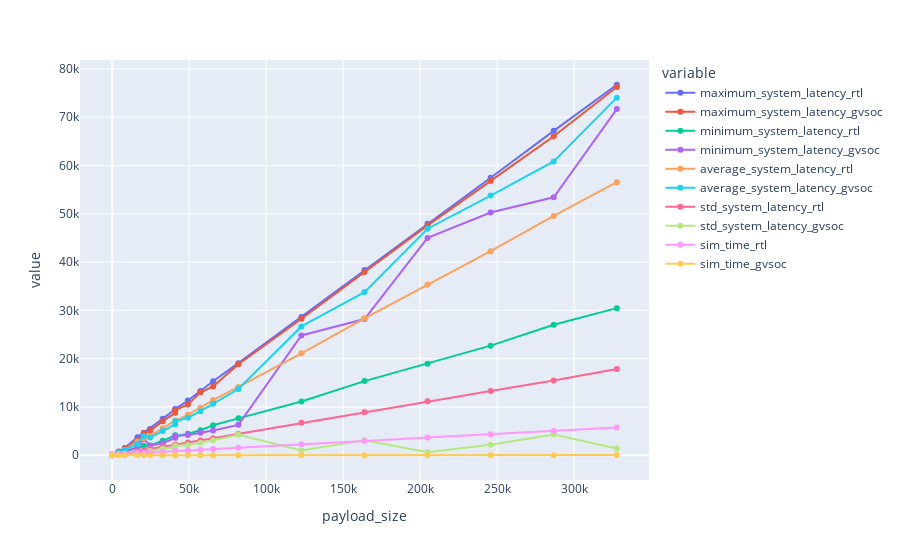

Notebook code cell kept with this figure:
### Code cell
file = "results_full_load.csv"

data = pd.read_csv(file)
data.sort_values(by=['payload_size'], inplace=True)
fig = px.line(data, x="payload_size", y=data.columns, markers=True)
fig.show()

### Figure 1 — Plotly figure (JSON) as saved in the notebook; plotly's stock layout.template omitted (floating-point values rounded to 4 significant figures)
{"data": [{"hovertemplate": "variable=maximum_system_latency_rtl<br>payload_size=%{x}<br>value=%{y}<extra></extra>", "legendgroup": "maximum_system_latency_rtl", "line": {"color": "#636efa", "dash": "solid"}, "marker": {"symbol": "circle"}, "mode": "lines+markers", "name": "maximum_system_latency_rtl", "orientation": "v", "showlegend": true, "type": "scatter", "x": [1, 5, 4096, 8192, 16384, 20480, 24576, 32768, 40960, 40960, 49152, 57344, 65536, 81920, 122880, 163840, 204800, 245760, 286720, 327680], "xaxis": "x", "y": [60, 143, 746, 1494, 3712, 4673, 5463, 7542, 9562, 9537, 11328, 13293, 15326, 19070, 28639, 38377, 47919, 57466, 67166, 76711], "yaxis": "y"}, {"hovertemplate": "variable=maximum_system_latency_gvsoc<br>payload_size=%{x}<br>value=%{y}<extra></extra>", "legendgroup": "maximum_system_latency_gvsoc", "line": {"color": "#EF553B", "dash": "solid"}, "marker": {"symbol": "circle"}, "mode": "lines+markers", "name": "maximum_system_latency_gvsoc", "orientation": "v", "showlegend": true, "type": "scatter", "x": [1, 5, 4096, 8192, 16384, 20480, 24576, 32768, 40960, 40960, 49152, 57344, 65536, 81920, 122880, 163840, 204800, 245760, 286720, 327680], "xaxis": "x", "y": [47, 110, 763, 1364, 3088, 4578, 5056, 7057, 8782, 9371, 10521, 13021, 14236, 18832, 28267, 37924, 47591, 56796, 66058, 76234], "yaxis": "y"}, {"hovertemplate": "variable=minimum_system_latency_rtl<br>payload_size=%{x}<br>value=%{y}<extra></extra>", "legendgroup": "minimum_system_latency_rtl", "line": {"color": "#00cc96", "dash": "solid"}, "marker": {"symbol": "circle"}, "mode": "lines+markers", "name": "minimum_system_latency_rtl", "orientation": "v", "showlegend": true, "type": "scatter", "x": [1, 5, 4096, 8192, 16384, 20480, 24576, 32768, 40960, 40960, 49152, 57344, 65536, 81920, 122880, 163840, 204800, 245760, 286720, 327680], "xaxis": "x", "y": [40, 104, 358, 714, 1559, 1977, 2018, 2994, 4121, 3910, 4443, 5172, 6207, 7642, 11121, 15354, 18950, 22693, 27027, 30461], "yaxis": "y"}, {"hovertemplate": "variable=minimum_system_latency_gvsoc<br>payload_size=%{x}<br>value=%{y}<extra></extra>", "legendgroup": "minimum_system_latency_gvsoc", "line": {"color": "#ab63fa", "dash": "solid"}, "marker": {"symbol": "circle"}, "mode": "lines+markers", "name": "minimum_system_latency_gvsoc", "orientation": "v", "showlegend": true, "type": "scatter", "x": [1, 5, 4096, 8192, 16384, 20480, 24576, 32768, 40960, 40960, 49152, 57344, 65536, 81920, 122880, 163840, 204800, 245760, 286720, 327680], "xaxis": "x", "y": [27, 75, 311, 885, 1600, 3390, 1964, 2483, 3628, 4018, 4205, 4640, 5120, 6293, 24813, 28206, 44994, 50268, 53414, 71677], "yaxis": "y"}, {"hovertemplate": "variable=average_system_latency_rtl<br>payload_size=%{x}<br>value=%{y}<extra></extra>", "legendgroup": "average_system_latency_rtl", "line": {"color": "#FFA15A", "dash": "solid"}, "marker": {"symbol": "circle"}, "mode": "lines+markers", "name": "average_system_latency_rtl", "orientation": "v", "showlegend": true, "type": "scatter", "x": [1, 5, 4096, 8192, 16384, 20480, 24576, 32768, 40960, 40960, 49152, 57344, 65536, 81920, 122880, 163840, 204800, 245760, 286720, 327680], "xaxis": "x", "y": [49.2, 121.9, 546.7, 1099.0, 2858.0, 3525.0, 4033.0, 5604.0, 7185.0, 7126.0, 8372.0, 9858.0, 11420.0, 14160.0, 21100.0, 28360.0, 35380.0, 42260.0, 49540.0, 56530.0], "yaxis": "y"}, {"hovertemplate": "variable=average_system_latency_gvsoc<br>payload_size=%{x}<br>value=%{y}<extra></extra>", "legendgroup": "average_system_latency_gvsoc", "line": {"color": "#19d3f3", "dash": "solid"}, "marker": {"symbol": "circle"}, "mode": "lines+markers", "name": "average_system_latency_gvsoc", "orientation": "v", "showlegend": true, "type": "scatter", "x": [1, 5, 4096, 8192, 16384, 20480, 24576, 32768, 40960, 40960, 49152, 57344, 65536, 81920, 122880, 163840, 204800, 245760, 286720, 327680], "xaxis": "x", "y": [35.47, 92.53, 540.9, 1108.0, 2341, 3990.0, 3681.0, 5003.0, 6436.0, 7059.0, 7779.0, 9121.0, 10660.0, 13720.0, 26670.0, 33780.0, 46910.0, 53770.0, 60830.0, 74040.0], "yaxis": "y"}, {"hovertemplate": "variable=std_system_latency_rtl<br>payload_size=%{x}<br>value=%{y}<extra></extra>", "legendgroup": "std_system_latency_rtl", "line": {"color": "#FF6692", "dash": "solid"}, "marker": {"symbol": "circle"}, "mode": "lines+markers", "name": "std_system_latency_rtl", "orientation": "v", "showlegend": true, "type": "scatter", "x": [1, 5, 4096, 8192, 16384, 20480, 24576, 32768, 40960, 40960, 49152, 57344, 65536, 81920, 122880, 163840, 204800, 245760, 286720, 327680], "xaxis": "x", "y": [6.284, 12.23, 114.9, 274.5, 829.1, 1008.0, 1311.0, 1743.0, 2106.0, 2157.0, 2634.0, 3082.0, 3517.0, 4428.0, 6741.0, 8931.0, 11180.0, 13310.0, 15480.0, 17850.0], "yaxis": "y"}, {"hovertemplate": "variable=std_system_latency_gvsoc<br>payload_size=%{x}<br>value=%{y}<extra></extra>", "legendgroup": "std_system_latency_gvsoc", "line": {"color": "#B6E880", "dash": "solid"}, "marker": {"symbol": "circle"}, "mode": "lines+markers", "name": "std_system_latency_gvsoc", "orientation": "v", "showlegend": true, "type": "scatter", "x": [1, 5, 4096, 8192, 16384, 20480, 24576, 32768, 40960, 40960, 49152, 57344, 65536, 81920, 122880, 163840, 204800, 245760, 286720, 327680], "xaxis": "x", "y": [5.76, 11.77, 115.1, 157.1, 465.0, 410.4, 901.9, 1373.0, 1603.0, 1956.0, 2101.0, 2591.0, 3088.0, 4259.0, 1014.0, 3101.0, 604.3, 2179.0, 4280.0, 1393.0], "yaxis": "y"}, {"hovertemplate": "variable=sim_time_rtl<br>payload_size=%{x}<br>value=%{y}<extra></extra>", "legendgroup": "sim_time_rtl", "line": {"color": "#FF97FF", "dash": "solid"}, "marker": {"symbol": "circle"}, "mode": "lines+markers", "name": "sim_time_rtl", "orientation": "v", "showlegend": true, "type": "scatter", "x": [1, 5, 4096, 8192, 16384, 20480, 24576, 32768, 40960, 40960, 49152, 57344, 65536, 81920, 122880, 163840, 204800, 245760, 286720, 327680], "xaxis": "x", "y": [183, 196, 255, 301, 447, 577, 581, 722, 864, 866, 997, 1141, 1279, 1566, 2271, 2971, 3667, 4360, 5046, 5742], "yaxis": "y"}, {"hovertemplate": "variable=sim_time_gvsoc<br>payload_size=%{x}<br>value=%{y}<extra></extra>", "legendgroup": "sim_time_gvsoc", "line": {"color": "#FECB52", "dash": "solid"}, "marker": {"symbol": "circle"}, "mode": "lines+markers", "name": "sim_time_gvsoc", "orientation": "v", "showlegend": true, "type": "scatter", "x": [1, 5, 4096, 8192, 16384, 20480, 24576, 32768, 40960, 40960, 49152, 57344, 65536, 81920, 122880, 163840, 204800, 245760, 286720, 327680], "xaxis": "x", "y": [3.16, 3.531, 3.582, 3.839, 4.768, 5.802, 5.682, 6.652, 7.569, 7.959, 8.547, 9.37, 11.19, 11.94, 12.13, 14.71, 18.78, 21.27, 23.79, 29.37], "yaxis": "y"}], "layout": {"legend": {"title": {"text": "variable"}, "tracegroupgap": 0}, "margin": {"t": 60}, "xaxis": {"anchor": "y", "domain": [0, 1], "title": {"text": "payload_size"}}, "yaxis": {"anchor": "x", "domain": [0, 1], "title": {"text": "value"}}}}
